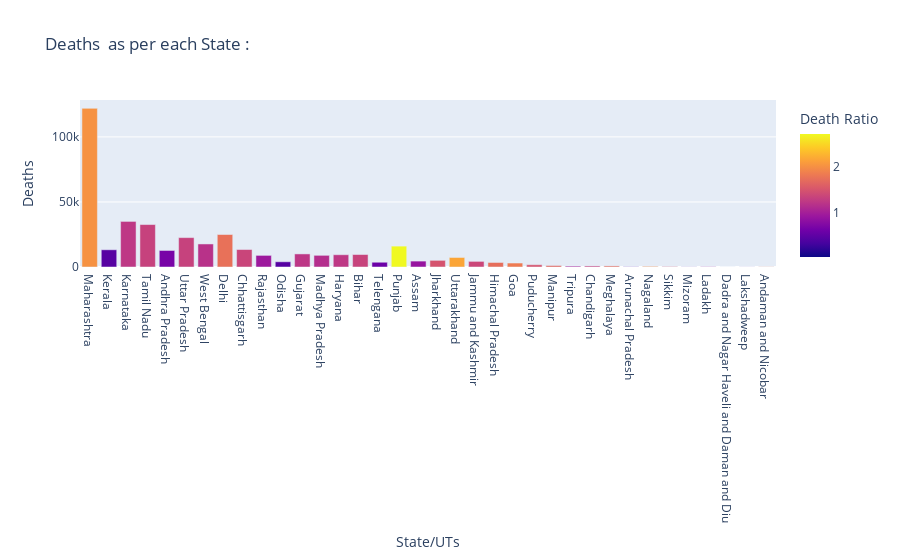

The cell this chart's notebook holds for it:
### Code cell
px.bar(data, x="State/UTs", y="Deaths", color="Death Ratio", title="Deaths  as per each State : ")

### Figure 1 — Plotly figure (JSON) as saved in the notebook; plotly's stock layout.template omitted (floating-point values rounded to 4 significant figures)
{"data": [{"alignmentgroup": "True", "hovertemplate": "State/UTs=%{x}<br>Deaths=%{y}<br>Death Ratio=%{marker.color}<extra></extra>", "legendgroup": "", "marker": {"color": [2.01, 0.45, 1.23, 1.32, 0.67, 1.32, 1.18, 1.74, 1.35, 0.94, 0.44, 1.22, 1.14, 1.23, 1.33, 0.59, 2.7, 0.89, 1.48, 2.15, 1.37, 1.72, 1.83, 1.49, 1.65, 1.03, 1.31, 1.69, 0.48, 1.96, 1.49, 0.45, 1.01, 0.04, 0.49, 1.71], "coloraxis": "coloraxis", "pattern": {"shape": ""}}, "name": "", "offsetgroup": "", "orientation": "v", "showlegend": false, "textposition": "auto", "type": "bar", "x": ["Maharashtra", "Kerala", "Karnataka", "Tamil Nadu", "Andhra Pradesh", "Uttar Pradesh", "West Bengal", "Delhi", "Chhattisgarh", "Rajasthan", "Odisha", "Gujarat", "Madhya Pradesh", "Haryana", "Bihar", "Telengana", "Punjab", "Assam", "Jharkhand", "Uttarakhand", "Jammu and Kashmir", "Himachal Pradesh", "Goa", "Puducherry", "Manipur", "Tripura", "Chandigarh", "Meghalaya", "Arunachal Pradesh", "Nagaland", "Sikkim", "Mizoram", "Ladakh", "Dadra and Nagar Haveli and Daman and Diu", "Lakshadweep", "Andaman and Nicobar"], "xaxis": "x", "y": [121945, 13235, 35040, 32619, 12706, 22591, 17708, 24977, 13439, 8921, 4018, 10059, 8969, 9431, 9588, 3661, 16052, 4539, 5113, 7316, 4323, 3479, 3054, 1749, 1150, 682, 808, 838, 172, 495, 307, 93, 202, 4, 48, 128], "yaxis": "y"}], "layout": {"barmode": "relative", "coloraxis": {"colorbar": {"title": {"text": "Death Ratio"}}, "colorscale": [[0, "#0d0887"], [0.1111, "#46039f"], [0.2222, "#7201a8"], [0.3333, "#9c179e"], [0.4444, "#bd3786"], [0.5556, "#d8576b"], [0.6667, "#ed7953"], [0.7778, "#fb9f3a"], [0.8889, "#fdca26"], [1, "#f0f921"]]}, "legend": {"tracegroupgap": 0}, "title": {"text": "Deaths  as per each State : "}, "xaxis": {"anchor": "y", "domain": [0, 1], "title": {"text": "State/UTs"}}, "yaxis": {"anchor": "x", "domain": [0, 1], "title": {"text": "Deaths"}}}}
